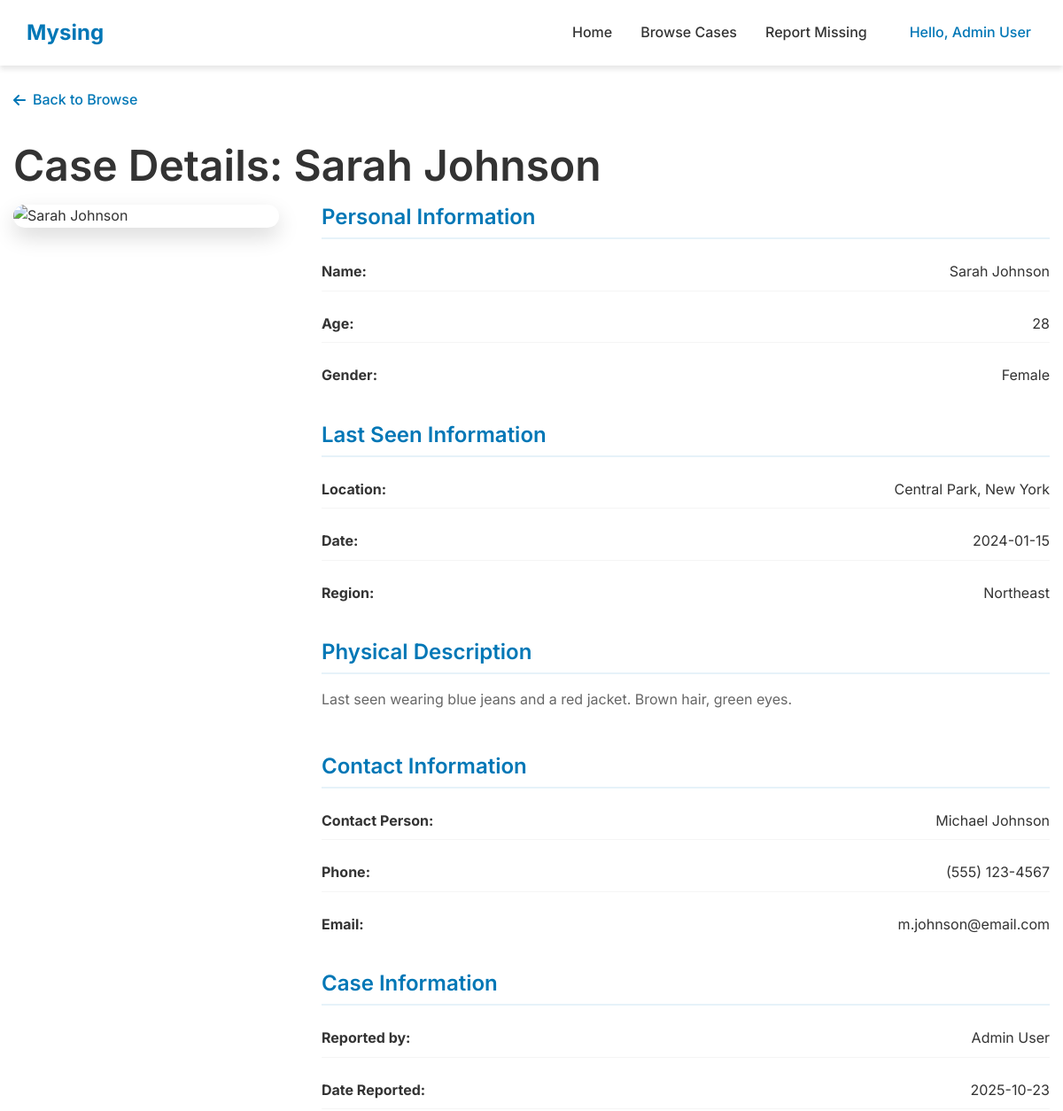
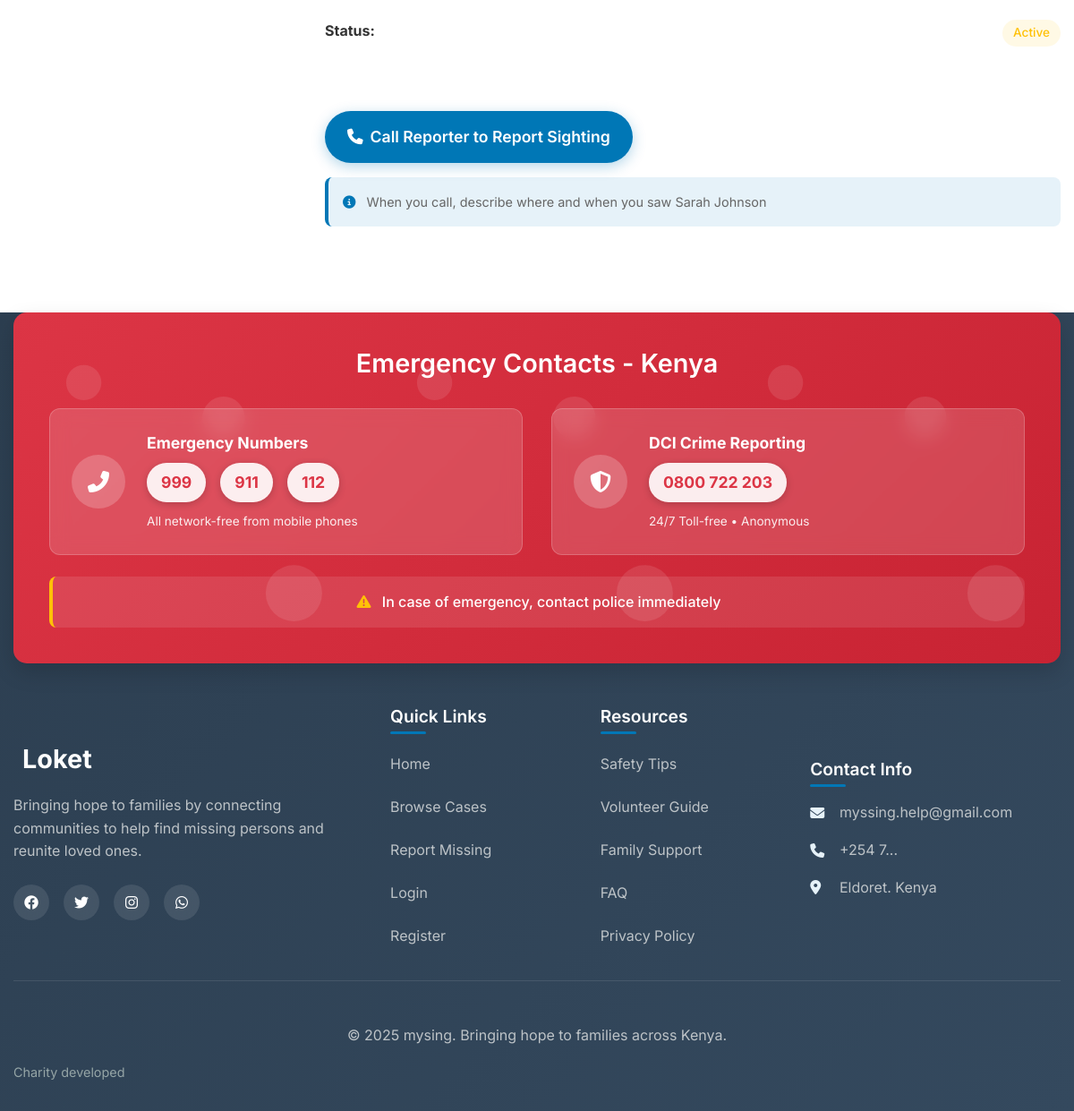
Screenshot of /case-details/1 (signed in) with the database file from the repository (2 pictures, top to bottom).
### models.py (models this page shows, shortened)
class User(UserMixin, db.Model):
    id = db.Column(db.Integer, primary_key=True)
    name = db.Column(db.String(100), nullable=False)
    email = db.Column(db.String(100), unique=True, nullable=False)
    password_hash = db.Column(db.String(200), nullable=False)
    phone = db.Column(db.String(20), nullable=False)
    role = db.Column(db.String(20), default='user')
    date_joined = db.Column(db.DateTime, default=datetime.utcnow)
    missing_persons = db.relationship('MissingPerson', backref='reporter', lazy=True)
    reset_tokens = db.relationship('PasswordResetToken', backref='user', lazy=True)

class MissingPerson(db.Model):
    id = db.Column(db.Integer, primary_key=True)
    name = db.Column(db.String(100), nullable=False)
    age = db.Column(db.Integer, nullable=False)
    gender = db.Column(db.String(20), nullable=False)
    last_seen = db.Column(db.String(200), nullable=False)
    last_seen_date = db.Column(db.Date, nullable=False)
    region = db.Column(db.String(50), nullable=False)
    description = db.Column(db.Text, nullable=False)
    contact_name = db.Column(db.String(100), nullable=False)
    contact_phone = db.Column(db.String(20), nullable=False)
    contact_email = db.Column(db.String(100), nullable=False)
    photo_filename = db.Column(db.String(200), nullable=True)
    date_reported = db.Column(db.DateTime, default=datetime.utcnow)
    is_found = db.Column(db.Boolean, default=False)
    reported_by = db.Column(db.Integer, db.ForeignKey('user.id'), nullable=False)
    @property
    def photo_url(self):
        if self.photo_filename:
            return f'/static/uploads/{self.photo_filename}'
        return '/static/images/default-avatar.png'

### app.py (the view)
@app.route('/case-details/<int:person_id>')
def case_details(person_id):
    missing_person = MissingPerson.query.get_or_404(person_id)
    return render_template('case_details.html', person=missing_person)

### app.py (called while the page is built)
@login_manager.user_loader
def load_user(user_id):
    return User.query.get(int(user_id))

### templates/case_details.html (shortened to what this page needs)
{% extends "base.html" %}
{% block content %}
<section class="case-details-section">
    <div class="container">
        <div class="case-details-header">
            <a href="{{ url_for('browse') }}" class="back-link">
                <i class="fas fa-arrow-left"></i> Back to Browse
            </a>
            <h1>Case Details: {{ person.name }}</h1>
        </div>
        <div class="case-details-content">
            <div class="case-image-large">
                <img src="{{ person.photo_url }}" alt="{{ person.name }}">
            </div>
            <div class="case-info-detailed">
                <div class="info-section">
                    <h3>Personal Information</h3>
                    <div class="info-grid">
                        <div class="info-item">
                            <strong>Name:</strong>
                            <span>{{ person.name }}</span>
                        </div>
                        <div class="info-item">
                            <strong>Age:</strong>
                            <span>{{ person.age }}</span>
                        </div>
                        <div class="info-item">
                            <strong>Gender:</strong>
                            <span>{{ person.gender }}</span>
                        </div>
                    </div>
                </div>
                <div class="info-section">
                    <h3>Last Seen Information</h3>
                    <div class="info-grid">
                        <div class="info-item">
                            <strong>Location:</strong>
                            <span>{{ person.last_seen }}</span>
                        </div>
                        <div class="info-item">
                            <strong>Date:</strong>
                            <span>{{ person.last_seen_date.strftime('%Y-%m-%d') }}</span>
                        </div>
                        <div class="info-item">
                            <strong>Region:</strong>
                            <span>{{ person.region }}</span>
                        </div>
                    </div>
                </div>
                <div class="info-section">
                    <h3>Physical Description</h3>
                    <p>{{ person.description }}</p>
                </div>
                <div class="info-section">
                    <h3>Contact Information</h3>
                    <div class="info-grid">
                        <div class="info-item">
                            <strong>Contact Person:</strong>
                            <span>{{ person.contact_name }}</span>
                        </div>
                        <div class="info-item">
                            <strong>Phone:</strong>
                            <span id="contactPhone">{{ person.contact_phone }}</span>
                        </div>
                        <div class="info-item">
                            <strong>Email:</strong>
                            <span>{{ person.contact_email }}</span>
                        </div>
                    </div>
                </div>
                <div class="info-section">
                    <h3>Case Information</h3>
                    <div class="info-grid">
                        <div class="info-item">
                            <strong>Reported by:</strong>
                            <span>{{ person.reporter.name }}</span>
                        </div>
                        <div class="info-item">
                            <strong>Date Reported:</strong>
                            <span>{{ person.date_reported.strftime('%Y-%m-%d') }}</span>
                        </div>
                        <div class="info-item">
                            <strong>Status:</strong>
                            <span class="status-{{ 'found' if person.is_found else 'active' }}">
                                {{ 'Found' if person.is_found else 'Active' }}
                            </span>
                        </div>
                    </div>
                </div>
                {% if current_user.is_authenticated and not person.is_found %}
                <div class="action-buttons">
                    <a href="tel:{{ person.contact_phone|replace('(', '')|replace(')', '')|replace(' ', '')|replace('-', '') }}"
                       class="btn btn-primary btn-call-report" id="callReporterBtn">
                        <i class="fas fa-phone"></i> Call Reporter to Report Sighting
                    </a>
                    <p class="call-guidance-small">
                        <i class="fas fa-info-circle"></i>
                        When you call, describe where and when you saw {{ person.name }}
                    </p>
                </div>
                {% elif not current_user.is_authenticated %}
                <div class="login-prompt">
                    <p><a href="{{ url_for('login') }}">Login</a> to contact the reporter about sightings.</p>
                </div>
                {% endif %}
            </div>
        </div>
    </div>
</section>
{% endblock %}

### templates/base.html (shortened to what this page needs)
<!DOCTYPE html>
<html lang="en">
<head>
    <link rel="stylesheet" href="{{ url_for('static', filename='css/style.css') }}">
    <link rel="stylesheet" href="https://cdnjs.cloudflare.com/ajax/libs/font-awesome/6.4.0/css/all.min.css">
</head>
<body>
    <nav class="navbar">
        <div class="nav-container">
            <div class="nav-logo">
                <a href="{{ url_for('index') }}">
                    <span>Mysing</span>
                </a>
            </div>
            <div class="nav-menu" id="navMenu">
                <a href="{{ url_for('index') }}" class="nav-link">Home</a>
                <a href="{{ url_for('browse') }}" class="nav-link">Browse Cases</a>
                {% if current_user.is_authenticated %}
                <a href="{{ url_for('report_missing') }}" class="nav-link">Report Missing</a>
                {% endif %}
                <div class="user-controls">
                    {% if current_user.is_authenticated %}
                        <div class="user-menu">
                            <span class="user-greeting">Hello, {{ current_user.name }}</span>
                        </div>
                    {% else %}
                        <a href="{{ url_for('login') }}" class="btn-login">Login</a>
                        <a href="{{ url_for('register') }}" class="btn-register">Register</a>
                    {% endif %}
                </div>
            </div>
        </div>
    </nav>
    <main>
        {% block content %}{% endblock %}
    </main>
    <footer class="footer">
        <div class="container">
            <div class="emergency-section">
                <h3>Emergency Contacts - Kenya</h3>
                <div class="emergency-numbers">
                    <div class="emergency-item">
                        <div class="emergency-icon">
                            <i class="fas fa-phone-alt"></i>
                        </div>
                        <div class="emergency-info">
                            <strong>Emergency Numbers</strong>
                            <div class="numbers-grid">
                                <span>999</span>
                                <span>911</span>
                                <span>112</span>
                            </div>
                            <small>All network-free from mobile phones</small>
                        </div>
                    </div>
                    <div class="emergency-item">
                        <div class="emergency-icon">
                            <i class="fas fa-shield-alt"></i>
                        </div>
                        <div class="emergency-info">
                            <strong>DCI Crime Reporting</strong>
                            <div class="numbers-grid">
                                <span>0800 722 203</span>
                            </div>
                            <small>24/7 Toll-free • Anonymous</small>
                        </div>
                    </div>
                </div>
                <div class="emergency-note">
                    <p><i class="fas fa-exclamation-triangle"></i> In case of emergency, contact police immediately</p>
                </div>
            </div>
            <div class="footer-content">
                <div class="footer-section">
                    <div class="footer-logo">
                        <span>Loket</span>
                    </div>
                    <p class="footer-description">
                        Bringing hope to families by connecting communities to help find missing persons and reunite loved ones.
                    </p>
                    <div class="social-links">
                        <a href="#" aria-label="Facebook"><i class="fab fa-facebook"></i></a>
                        <a href="#" aria-label="Twitter"><i class="fab fa-twitter"></i></a>
                        <a href="#" aria-label="Instagram"><i class="fab fa-instagram"></i></a>
                        <a href="#" aria-label="WhatsApp"><i class="fab fa-whatsapp"></i></a>
                    </div>
                </div>
                <div class="footer-section">
                    <h4>Quick Links</h4>
                    <div class="footer-links">
                        <a href="{{ url_for('index') }}">Home</a>
                        <a href="{{ url_for('browse') }}">Browse Cases</a>
                        <a href="{{ url_for('report_missing') }}">Report Missing</a>
                        <a href="{{ url_for('login') }}">Login</a>
                        <a href="{{ url_for('register') }}">Register</a>
                    </div>
                </div>
                <div class="footer-section">
                    <h4>Resources</h4>
                    <div class="footer-links">
                        <a href="#">Safety Tips</a>
                        <a href="#">Volunteer Guide</a>
                        <a href="#">Family Support</a>
                        <a href="#">FAQ</a>
                        <a href="#">Privacy Policy</a>
                    </div>
                </div>
                <div class="footer-section">
                    <h4>Contact Info</h4>
                    <div class="contact-info">
                        <div class="contact-item">
                            <i class="fas fa-envelope"></i>
                            <span>myssing.help@gmail.com</span>
                        </div>
                        <div class="contact-item">
                            <i class="fas fa-phone"></i>
                            <span>+254 7...</span>
                        </div>
                        <div class="contact-item">
                            <i class="fas fa-map-marker-alt"></i>
                            <span>Eldoret. Kenya</span>
                        </div>
                    </div>
                </div>
            </div>
            <div class="footer-bottom">
                <div class="footer-copyright">
                    <p>&copy; 2025 mysing. Bringing hope to families across Kenya.</p>
                </div>
                <div class="footer-credits">
                    <p>Charity developed</p>
                </div>
            </div>
        </div>
    </footer>
</body>
</html>

### rows the page displays
User: name "Admin User", reporter.name "Admin User"
MissingPerson: name "Sarah Johnson", age "28", gender "Female", last_seen "Central Park, New York", last_seen_date "2024-01-15", region "Northeast", description "Last seen wearing blue jeans and a red jacket. Brown hair, green eyes.", contact_name "Michael Johnson", contact_phone "(555) 123-4567", contact_email "m.johnson@email.com", date_reported "2025-10-23", is_found "Active"
